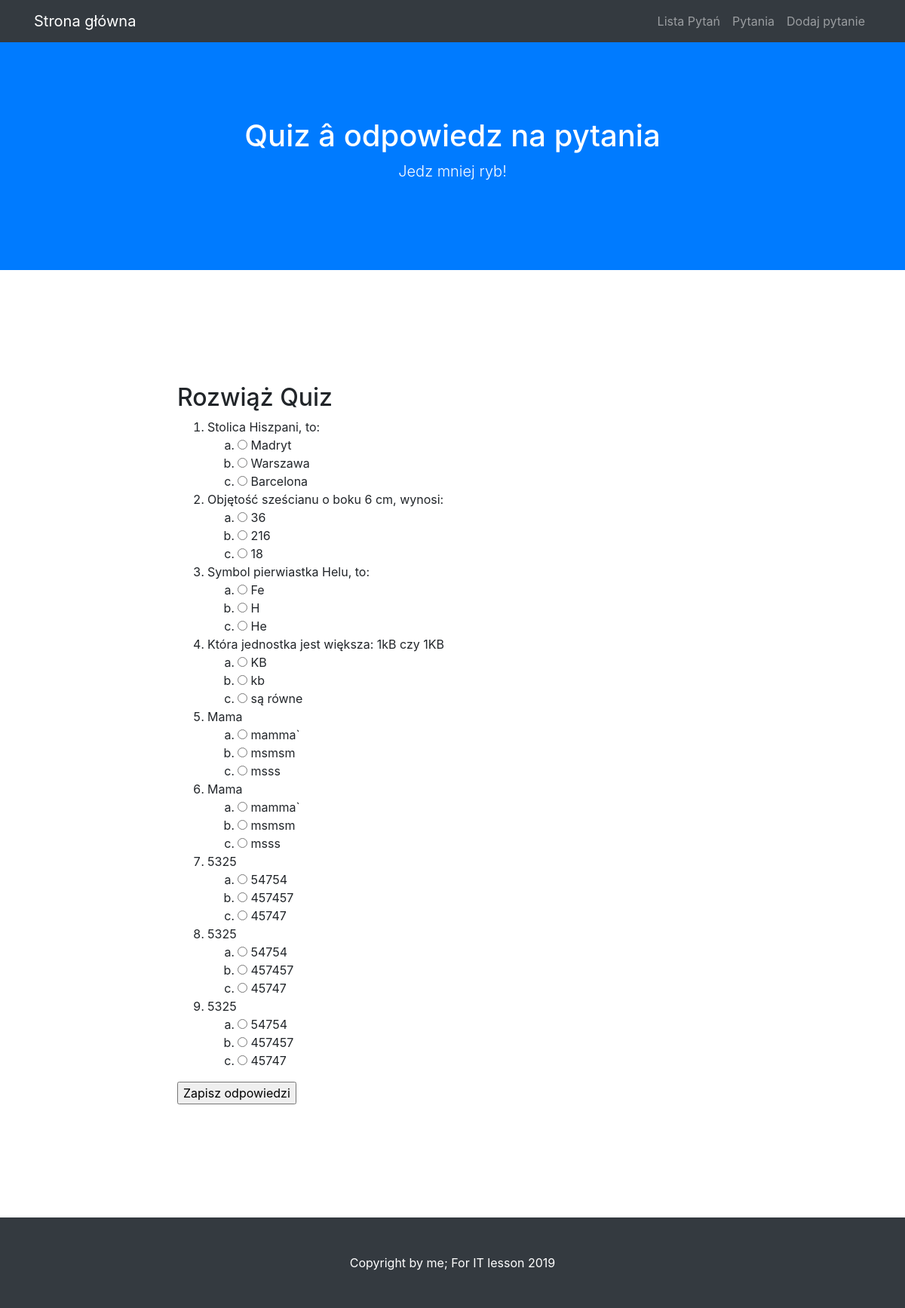
The page /quiz on the database its author committed.
### modele.py (models this page shows)
class BazaModel(Model):
    class Meta:
        database = baza

class Pytanie(BazaModel):
    pytanie = CharField(null=False)
    kategoria = ForeignKeyField(Kategoria, related_name='pytania')

class Odpowiedz(BazaModel):
    odpowiedz = CharField(null=False)
    pytanie = ForeignKeyField(Pytanie, related_name='odpowiedzi')
    odpok = IntegerField(default=0)

### views.py (the view)
@app.route('/quiz', methods = ['GET', 'POST'])
def quiz():
    print(request.form)
    if request.method == 'POST':
        wynik = 0
        for pid, oid in request.form.items():
            odp = Odpowiedz().get(Odpowiedz.id == int(oid)).odpok
            if odp:
                wynik += 1
    pytania = Pytanie.select().join(Odpowiedz).distinct().order_by(Pytanie.id)
    return render_template('quiz.html', query = pytania)

### app.py (called while the page is built)
@app.before_request
def before_request():
    g.db = baza
    g.db.connect(reuse_if_open=True)

@app.after_request
def after_request(response):
    g.db.close()
    return response

### templates/quiz.html (shortened to what this page needs)
{% extends "szablon.html" %}
{% block h1 %}Quiz â odpowiedz na pytania{% endblock %}
{% block tresc %}
    <h2>Rozwiąż Quiz</h2>
    <form method="POST">
    <ol>
    {% for p in query %}
        <li>{{ p.pytanie }}
        <ol class="alfabet">
        {% for o in p.odpowiedzi %}
            <li>
                <input type="radio" value="{{ o.id }}" name="{{ p.id }}">
                {{ o.odpowiedz }}
            </li>
        {% endfor %}
        </ol>
        </li>
    {% endfor %}
    </ol>
    <input type="submit" value="Zapisz odpowiedzi">
    </form>
{% endblock %}

### static/css/style.css (style rules this page uses)
ol.alfabet { list-style-type: lower-alpha; }

### rows shown on the page
Pytanie: pytanie "Stolica Hiszpani, to:"
Odpowiedz: odpowiedz "Madryt"
Odpowiedz: odpowiedz "Warszawa"
Odpowiedz: odpowiedz "Barcelona"
Pytanie: pytanie "Objętość sześcianu o boku 6 cm, wynosi:"
Odpowiedz: odpowiedz "36"
Odpowiedz: odpowiedz "216"
Odpowiedz: odpowiedz "18"
Pytanie: pytanie "Symbol pierwiastka Helu, to:"
Odpowiedz: odpowiedz "Fe"
Odpowiedz: odpowiedz "H"
Odpowiedz: odpowiedz "He"
Pytanie: pytanie "Która jednostka jest większa: 1kB czy 1KB"
Odpowiedz: odpowiedz "KB"
Odpowiedz: odpowiedz "kb"
Odpowiedz: odpowiedz "są równe"
Pytanie: pytanie "Mama"
Odpowiedz: odpowiedz "mamma`"
Odpowiedz: odpowiedz "msmsm"
Odpowiedz: odpowiedz "msss"
Pytanie: pytanie "Mama"
Odpowiedz: odpowiedz "mamma`"
Odpowiedz: odpowiedz "msmsm"
Odpowiedz: odpowiedz "msss"
Pytanie: pytanie "5325"
Odpowiedz: odpowiedz "54754"
Odpowiedz: odpowiedz "457457"
Odpowiedz: odpowiedz "45747"
Pytanie: pytanie "5325"
Odpowiedz: odpowiedz "54754"
Odpowiedz: odpowiedz "457457"
Odpowiedz: odpowiedz "45747"
Pytanie: pytanie "5325"
Odpowiedz: odpowiedz "54754"
Odpowiedz: odpowiedz "457457"
Odpowiedz: odpowiedz "45747"
